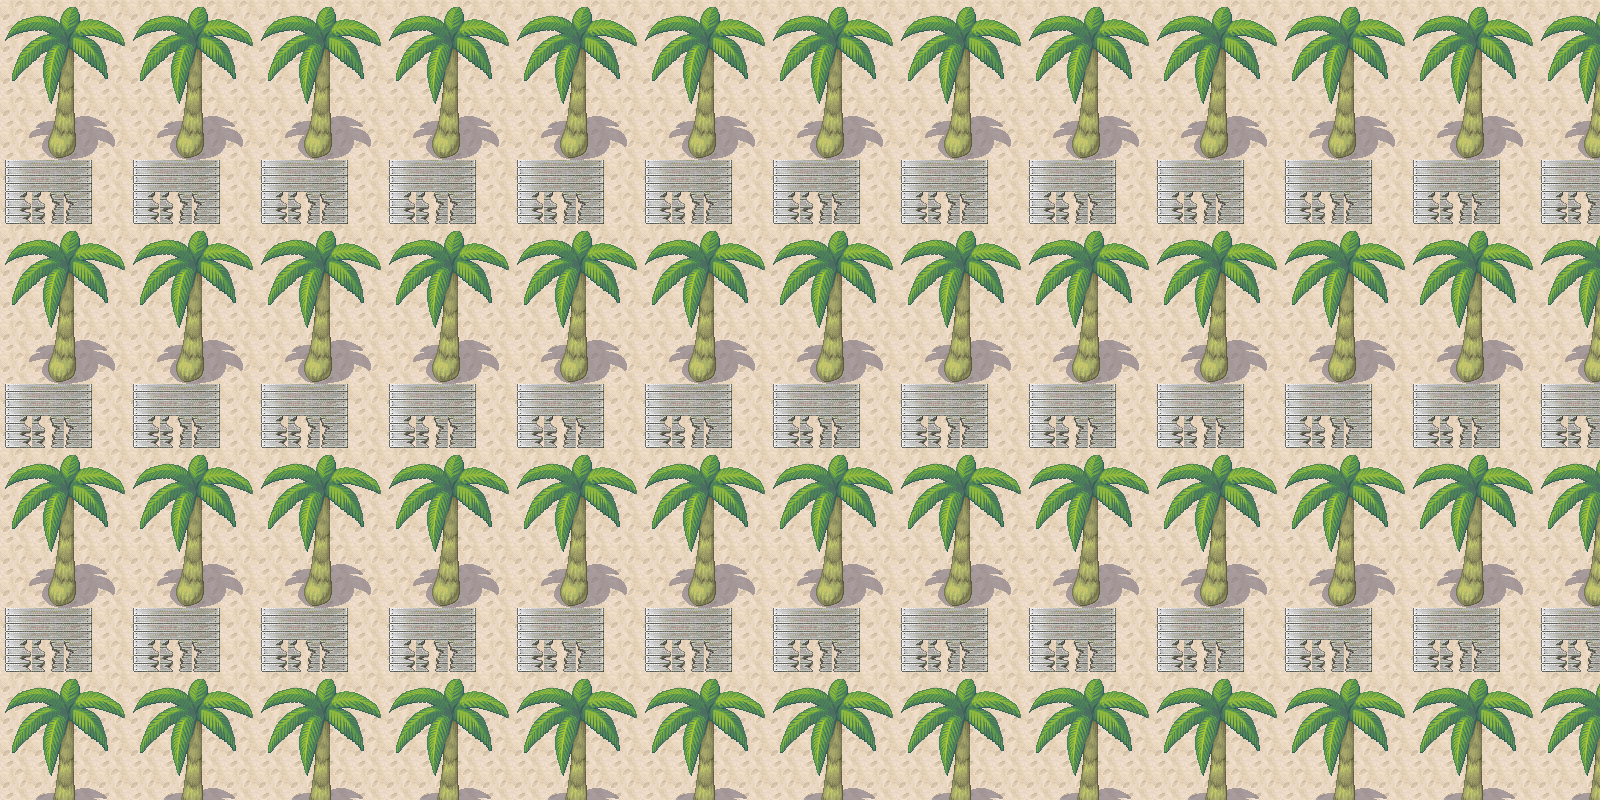

Rendered tile map (Tiled .tmx) drawn with the repository's tilesets; below, a short description and the map source with its tile grids summarised:
An orthogonal 100x50 tile map with 16x16 px tiles, 2 tile layers (块层 1, 块层 2).

<map version="1.0" orientation="orthogonal" width="100" height="50" tilewidth="16" tileheight="16">
 <tileset firstgid="1" name="006-Desert01" tilewidth="16" tileheight="16">
  <image source="006-Desert01.png" trans="ffffff" width="256" height="608" />
 </tileset>
 <layer name="块层 1" width="100" height="50">
  <data>[5000 cells, 5000 non-empty, 4 distinct tile ids]</data>
 </layer>
 <layer name="块层 2" width="100" height="50">
  <data>[5000 cells, 5000 non-empty, 112 distinct tile ids]</data>
 </layer>
</map>
